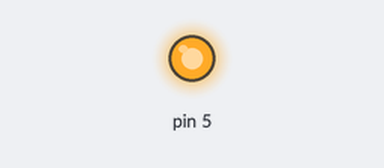
The sketch below on a simulated Arduino Uno, built with avr-gcc and run on an emulated ATmega328P. On the bench: output pins drawn as LEDs (lit = HIGH).

Above: at 0.1 s.
Timing chart, 0 to 1.6 s (numbered marks = the images above):
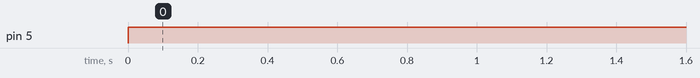

Measured:
- by itself, pin 5: LOW → HIGH at 0.00 s

The sketch:

TEST.ino
```cpp
// test ultrasonic sensor and hc05

#include <Arduino.h>

void setup()
{
    Serial.begin(9600);
}

void loop()
{
    analogWrite(5, 255);
}
```
